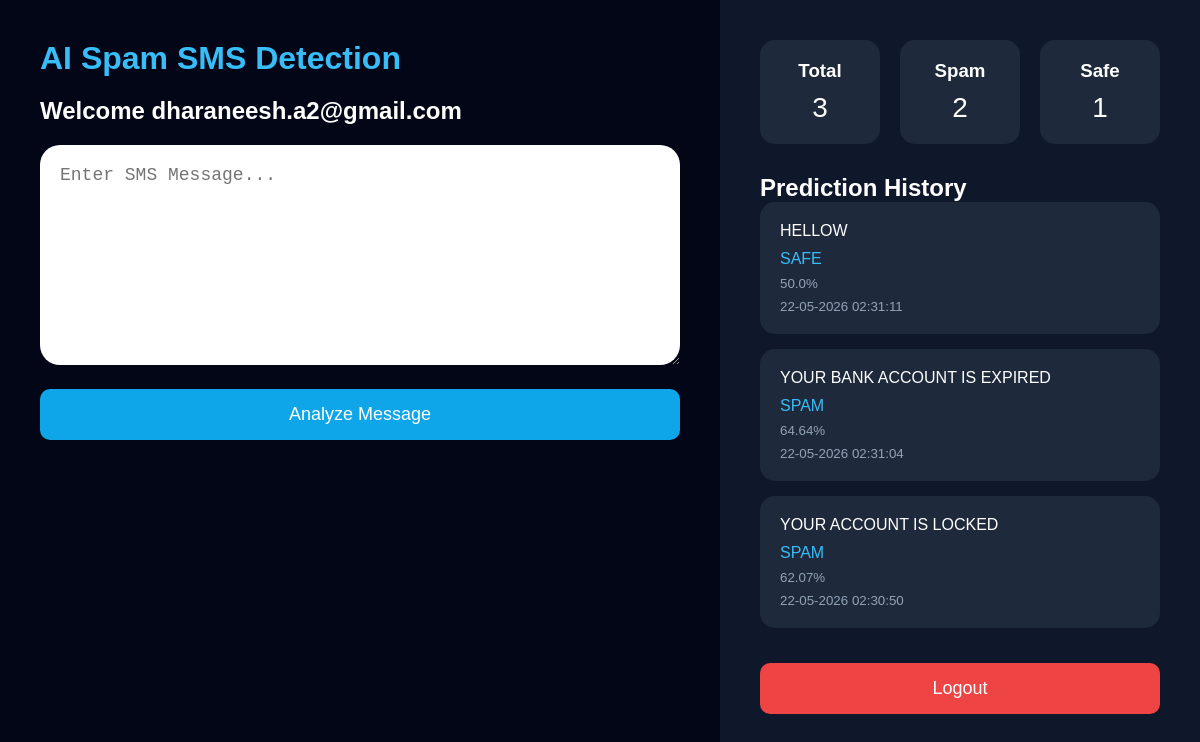
The app's page /dashboard (signed in) with its own data.
### tables this page shows
CREATE TABLE history (

    id INTEGER PRIMARY KEY AUTOINCREMENT,

    username TEXT,

    message TEXT,

    result TEXT,

    probability REAL,

    time TEXT

);

### scanner.py (the view)
@app.route('/dashboard')
def dashboard():
    if 'user' not in session:
        return redirect('/')
    username = session['user']
    cursor.execute("""

    SELECT * FROM history
    WHERE username=?
    ORDER BY id DESC

    """, (
        username,
    ))
    history = cursor.fetchall()
    total = len(history)
    spam = len([
        item for item in history
        if item[3] == "SPAM"
    ])
    safe = len([
        item for item in history
        if item[3] == "SAFE"
    ])
    return render_template(
        'dashboard.html',
        username=username,
        history=history,
        total=total,
        spam=spam,
        safe=safe
    )

### templates/dashboard.html (shortened to what this page needs)
<!DOCTYPE html>
<html>
<head>
    <link rel="stylesheet"
          href="{{ url_for('static',
          filename='style.css') }}">
</head>
<body>
<div class="main">
    <div class="left">
        <h1>AI Spam SMS Detection</h1>
        <h2>Welcome {{ username }}</h2>
        <form action="/predict" method="POST">
            <textarea
                name="message"
                placeholder="Enter SMS Message..."
                required
            ></textarea>
            <button type="submit">
                Analyze Message
            </button>
        </form>
    </div>
    <div class="right">
        <div class="stats">
            <div class="card">
                <h3>Total</h3>
                <p>{{ total }}</p>
            </div>
            <div class="card">
                <h3>Spam</h3>
                <p>{{ spam }}</p>
            </div>
            <div class="card">
                <h3>Safe</h3>
                <p>{{ safe }}</p>
            </div>
        </div>
        <div class="history">
            <h2>Prediction History</h2>
            {% for item in history %}
            <div class="history-box">
                <p>{{ item[2] }}</p>
                <span>{{ item[3] }}</span>
                <small>
                    {{ item[4] }}%
                </small>
                <small>
                    {{ item[5] }}
                </small>
            </div>
            {% endfor %}
        </div>
        <a href="/logout">
            <button class="logout">
                Logout
            </button>
        </a>
    </div>
</div>
</body>
</html>

### static/style.css (style rules this page uses)
* { margin:0; padding:0; box-sizing:border-box; }
body { background:#020617; font-family:Arial; color:white; }
button { width:100%; padding:15px; border:none; border-radius:10px; background:#0ea5e9; color:white; font-size:18px; cursor:pointer; }
.main { display:flex; min-height:100vh; }
.left { width:60%; padding:40px; }
.right { width:40%; background:#0f172a; padding:40px; }
.left h1 { color:#38bdf8; margin-bottom:20px; }
.left h2 { margin-bottom:20px; }
textarea { width:100%; height:220px; border:none; border-radius:20px; padding:20px; font-size:18px; margin-bottom:20px; }
.stats { display:flex; gap:20px; margin-bottom:30px; }
.card { flex:1; background:#1e293b; padding:20px; border-radius:15px; text-align:center; }
.card p { font-size:28px; margin-top:10px; }
.history { max-height:500px; overflow-y:auto; }
.history-box { background:#1e293b; padding:20px; border-radius:15px; margin-bottom:15px; }
.history-box span { display:block; margin-top:10px; color:#38bdf8; }
.history-box small { display:block; margin-top:8px; color:#94a3b8; }
.logout { margin-top:20px; background:#ef4444; }

### records on screen
history: message "HELLOW", result "SAFE", probability "50.0", time "22-05-2026 02:31:11"
history: message "YOUR BANK ACCOUNT IS EXPIRED", result "SPAM", probability "64.64", time "22-05-2026 02:31:04"
history: message "YOUR ACCOUNT IS LOCKED", result "SPAM", probability "62.07", time "22-05-2026 02:30:50"

### other values on screen
{{ username }} "dharaneesh.a2@gmail.com"
{{ total }} "3"
{{ spam }} "2"
{{ safe }} "1"
